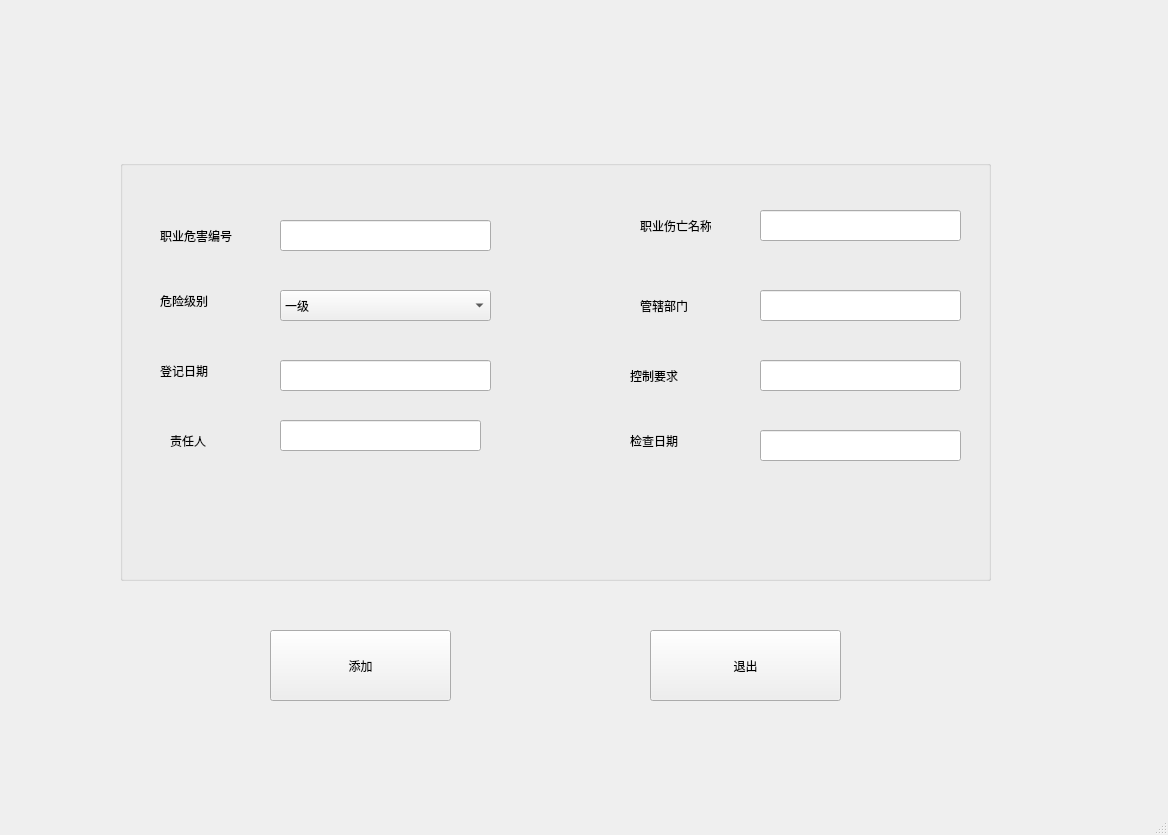
<?xml version="1.0" encoding="UTF-8"?>
<ui version="4.0">
 <class>MainWindow</class>
 <widget class="QMainWindow" name="MainWindow">
  <property name="geometry">
   <rect>
    <x>0</x>
    <y>0</y>
    <width>1168</width>
    <height>835</height>
   </rect>
  </property>
  <property name="windowTitle">
   <string>MainWindow</string>
  </property>
  <widget class="QWidget" name="centralwidget">
   <widget class="QGroupBox" name="groupBox">
    <property name="geometry">
     <rect>
      <x>120</x>
      <y>160</y>
      <width>871</width>
      <height>421</height>
     </rect>
    </property>
    <property name="title">
     <string/>
    </property>
    <widget class="QLabel" name="label">
     <property name="geometry">
      <rect>
       <x>40</x>
       <y>60</y>
       <width>81</width>
       <height>31</height>
      </rect>
     </property>
     <property name="text">
      <string>职业危害编号</string>
     </property>
    </widget>
    <widget class="QLabel" name="label_2">
     <property name="geometry">
      <rect>
       <x>520</x>
       <y>50</y>
       <width>71</width>
       <height>31</height>
      </rect>
     </property>
     <property name="text">
      <string>职业伤亡名称</string>
     </property>
    </widget>
    <widget class="QLabel" name="label_5">
     <property name="geometry">
      <rect>
       <x>40</x>
       <y>120</y>
       <width>81</width>
       <height>41</height>
      </rect>
     </property>
     <property name="text">
      <string>危险级别</string>
     </property>
    </widget>
    <widget class="QLabel" name="label_6">
     <property name="geometry">
      <rect>
       <x>520</x>
       <y>130</y>
       <width>81</width>
       <height>31</height>
      </rect>
     </property>
     <property name="text">
      <string>管辖部门</string>
     </property>
    </widget>
    <widget class="QLabel" name="label_7">
     <property name="geometry">
      <rect>
       <x>40</x>
       <y>190</y>
       <width>91</width>
       <height>41</height>
      </rect>
     </property>
     <property name="text">
      <string>登记日期</string>
     </property>
    </widget>
    <widget class="QLabel" name="label_8">
     <property name="geometry">
      <rect>
       <x>510</x>
       <y>200</y>
       <width>81</width>
       <height>31</height>
      </rect>
     </property>
     <property name="text">
      <string>控制要求</string>
     </property>
    </widget>
    <widget class="QLineEdit" name="lineEdit_id">
     <property name="geometry">
      <rect>
       <x>160</x>
       <y>60</y>
       <width>211</width>
       <height>31</height>
      </rect>
     </property>
    </widget>
    <widget class="QLineEdit" name="lineEdit_telephone">
     <property name="geometry">
      <rect>
       <x>160</x>
       <y>200</y>
       <width>211</width>
       <height>31</height>
      </rect>
     </property>
    </widget>
    <widget class="QLineEdit" name="lineEdit_zerenren">
     <property name="geometry">
      <rect>
       <x>160</x>
       <y>260</y>
       <width>201</width>
       <height>31</height>
      </rect>
     </property>
    </widget>
    <widget class="QLineEdit" name="lineEdit_jianchariqi">
     <property name="geometry">
      <rect>
       <x>640</x>
       <y>270</y>
       <width>201</width>
       <height>31</height>
      </rect>
     </property>
    </widget>
    <widget class="QLineEdit" name="lineEdit_kongzhiyaoqiu">
     <property name="geometry">
      <rect>
       <x>640</x>
       <y>200</y>
       <width>201</width>
       <height>31</height>
      </rect>
     </property>
    </widget>
    <widget class="QComboBox" name="comboBox_weixian">
     <property name="geometry">
      <rect>
       <x>160</x>
       <y>130</y>
       <width>211</width>
       <height>31</height>
      </rect>
     </property>
     <item>
      <property name="text">
       <string>一级</string>
      </property>
     </item>
     <item>
      <property name="text">
       <string>二级</string>
      </property>
     </item>
     <item>
      <property name="text">
       <string>三级</string>
      </property>
     </item>
    </widget>
    <widget class="QLineEdit" name="lineEdit_bumen">
     <property name="geometry">
      <rect>
       <x>640</x>
       <y>130</y>
       <width>201</width>
       <height>31</height>
      </rect>
     </property>
    </widget>
    <widget class="QLabel" name="label_11">
     <property name="geometry">
      <rect>
       <x>50</x>
       <y>260</y>
       <width>81</width>
       <height>41</height>
      </rect>
     </property>
     <property name="text">
      <string>责任人</string>
     </property>
    </widget>
    <widget class="QLabel" name="label_12">
     <property name="geometry">
      <rect>
       <x>510</x>
       <y>260</y>
       <width>81</width>
       <height>41</height>
      </rect>
     </property>
     <property name="text">
      <string>检查日期</string>
     </property>
    </widget>
    <widget class="QLineEdit" name="lineEdit_name">
     <property name="geometry">
      <rect>
       <x>640</x>
       <y>50</y>
       <width>201</width>
       <height>31</height>
      </rect>
     </property>
    </widget>
   </widget>
   <widget class="QPushButton" name="pushButton_add">
    <property name="geometry">
     <rect>
      <x>270</x>
      <y>630</y>
      <width>181</width>
      <height>71</height>
     </rect>
    </property>
    <property name="text">
     <string>添加</string>
    </property>
    <property name="icon">
     <iconset>
      <normaloff>../../期末作业参考2.0/期末作业参考2.0/图标/new.ico</normaloff>../../期末作业参考2.0/期末作业参考2.0/图标/new.ico</iconset>
    </property>
   </widget>
   <widget class="QPushButton" name="pushButton_exit">
    <property name="geometry">
     <rect>
      <x>650</x>
      <y>630</y>
      <width>191</width>
      <height>71</height>
     </rect>
    </property>
    <property name="text">
     <string>退出</string>
    </property>
    <property name="icon">
     <iconset>
      <normaloff>../../期末作业参考2.0/期末作业参考2.0/图标/exit.ico</normaloff>../../期末作业参考2.0/期末作业参考2.0/图标/exit.ico</iconset>
    </property>
   </widget>
  </widget>
  <widget class="QMenuBar" name="menubar">
   <property name="geometry">
    <rect>
     <x>0</x>
     <y>0</y>
     <width>1168</width>
     <height>23</height>
    </rect>
   </property>
  </widget>
  <widget class="QStatusBar" name="statusbar"/>
 </widget>
 <resources/>
 <connections/>
</ui>
